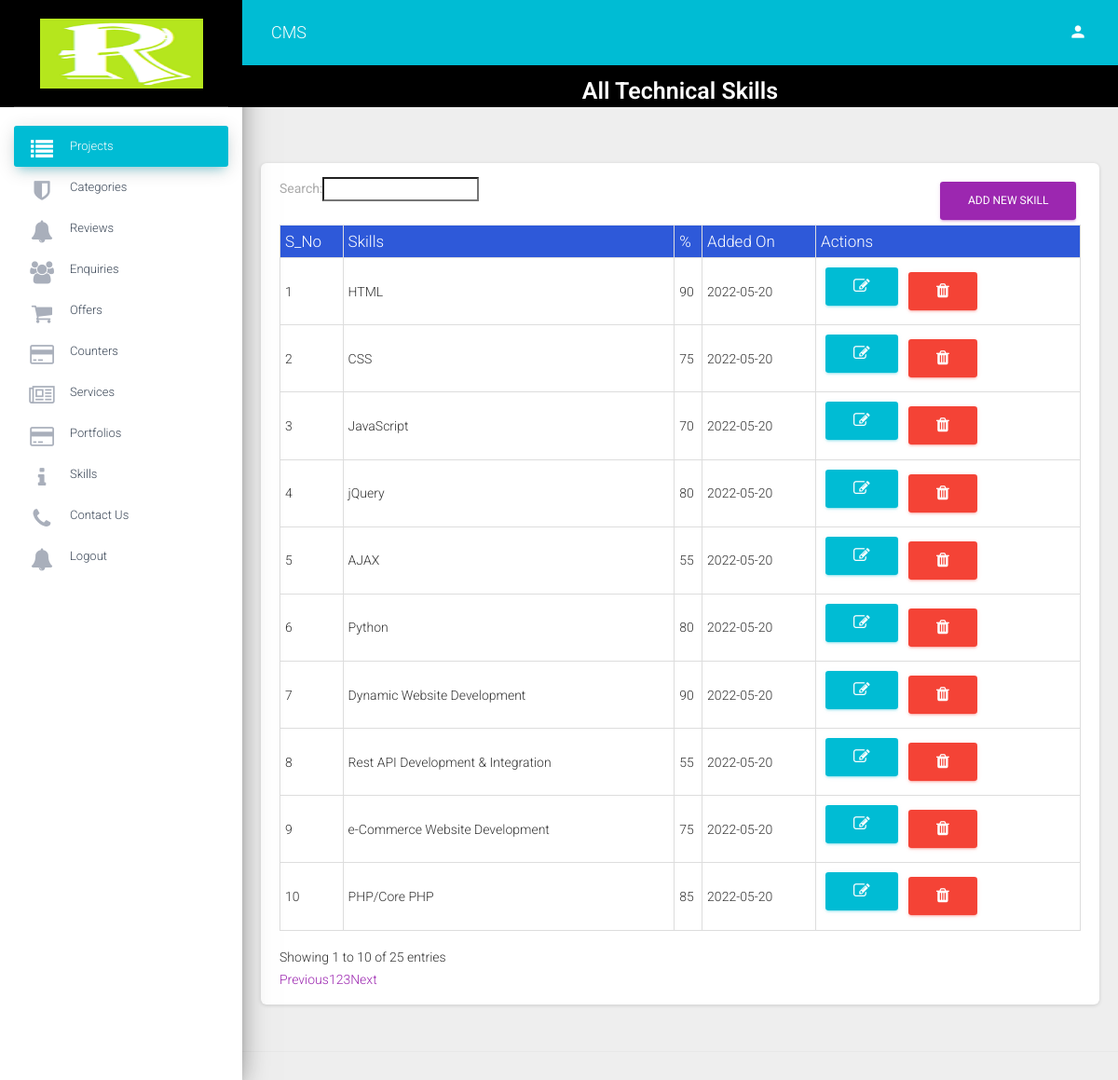
Screenshot of /admin/skills.php (signed in) with the database file from the repository.
### tables this page shows
CREATE TABLE `skills` (
  `id` int(11) NOT NULL,
  `skill` varchar(100) NOT NULL,
  `avg` int(11) NOT NULL,
  `aaded_on` date NOT NULL
);

### admin/skills.php (the view, shortened to what this page needs)
<?php include 'sidebar.php'; ?>
<div>
    <h3 class="text-center" style="padding-top:60px;background: black;color: #fff;font-weight: 600;">All Technical Skills</h3>
</div>
<div class="container" style="padding:20px;">
    <div class="card">
        <div class="card-body">
            <div class="table-responsive">
                <a href="add_skill.php" style="float:right;margin:5px;" class="btn btn-primary">Add New Skill</a>
                <?php
                $sql = "SELECT * FROM `skills` ";
                $result = mysqli_query($connect, $sql);
                $count = 1;
                ?>
                <table class="table table-bordered" id="example" width="100%" cellspacing="0">
                    <thead style="background: #2E59D9;color: white;">
                        <tr>
                            <th>S_No</th>
                            <th>Skills</th>
                            <th>%</th>
                            <th>Added On</th>
                            <th>Actions</th>
                        </tr>
                    </thead>
                    <tbody>
                        <?php
                        if (mysqli_num_rows($result) > 0) {
                            while ($row = mysqli_fetch_array($result)) {
                        ?>
                                <tr>
                                    <td><?php echo $count++; ?></td>
                                    <td><?php echo $row['skill']; ?></td>
                                    <td><?php echo $row['avg']; ?></td>
                                    <td><?php echo $row['aaded_on']; ?></td>
                                    <td>
                                        <a href="edit_skill.php?id=<?php echo $row['id']; ?>" class="btn btn-info" style="margin:5px;float:left;"><i class="fa fa-edit"></i></a>
                                        <form method="post" style="float:left;margin:5px;">
                                            <button type="submit" name="delete" value="" class="btn btn-danger"><i class="fa fa-trash" aria-hidden="true"></i></button>
                                        </form>
                                    </td>
                                </tr>
                        <?php
                            }
                        } else {
                            echo "No Record Found";
                        }
                        ?>
                    </tbody>
                </table>
            </div>
        </div>
    </div>
</div>
<?php include 'footer.php'; ?>

### rows the page displays
skills: skill "HTML", avg "90", aaded_on "2022-05-20"
skills: skill "CSS", avg "75", aaded_on "2022-05-20"
skills: skill "JavaScript", avg "70", aaded_on "2022-05-20"
skills: skill "jQuery", avg "80", aaded_on "2022-05-20"
skills: skill "AJAX", avg "55", aaded_on "2022-05-20"
skills: skill "Python", avg "80", aaded_on "2022-05-20"
skills: skill "Dynamic Website Development", avg "90", aaded_on "2022-05-20"
skills: skill "Rest API Development & Integration", avg "55", aaded_on "2022-05-20"
skills: skill "e-Commerce Website Development", avg "75", aaded_on "2022-05-20"
skills: skill "PHP/Core PHP", avg "85", aaded_on "2022-05-20"
